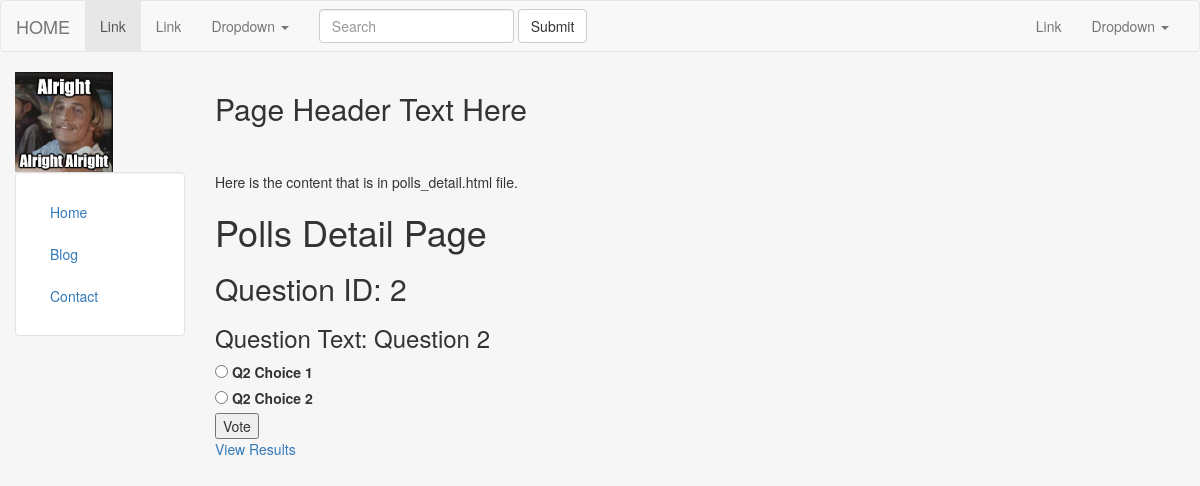
The app's page /polls/2/ with its own data.
### webapp/models.py (models this page shows, shortened)
class Question(models.Model):
    question_text = models.CharField(max_length=200)
    pub_date = models.DateTimeField('date published')

class Choice(models.Model):
    question = models.ForeignKey(Question, on_delete=models.CASCADE)
    choice_text = models.CharField(max_length=200)
    votes = models.IntegerField(default=0)

### webapp/views.py (the view)
# urls.py: url(r'^(?P<question_id>[0-9]+)/$', views.polls_detail, name='detail'),
def polls_detail(request, question_id):
    question = get_object_or_404(Question, pk=question_id)
    context = {
        'question': question
    }
    return render(request, 'webapp/polls_detail.html', context=context)

### webapp/templates/webapp/polls_detail.html (shortened to what this page needs)
{%  extends "header.html" %}
{% block content %}
    <p>Here is the content that is in polls_detail.html file.</p>
    <h1>Polls Detail Page</h1>
    <h2>Question ID: {{ question.id }}</h2>
    <h3>Question Text: {{ question.question_text }}</h3>
    <form action="{% url 'polls:vote' question.id %}" method="post">
    {% for choice in question.choice_set.all %}
        <input type="radio" name="choice" id="choice{{ forloop.counter }}"
               value="{{ choice.id }}"/>
        <label for="choice{{ forloop.counter }}">{{ choice.choice_text }}</label><br/>
    {% endfor %}
    <input type="submit" value="Vote">
    </form>
    <a href="{% url 'polls:results' question.id %}">
        View Results
    </a>
{% endblock %}

### records on screen
Question: id "2", question_text "Question 2"
Choice: choice_text "Q2 Choice 1"
Choice: choice_text "Q2 Choice 2"
